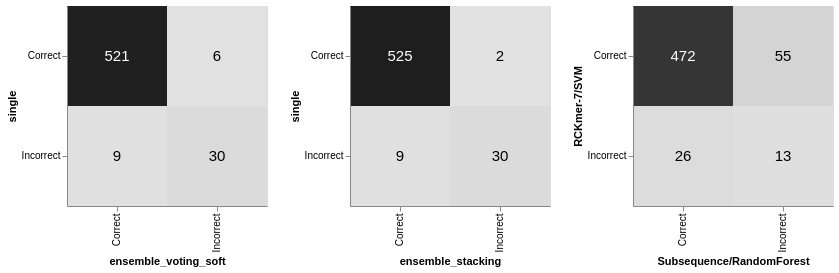

Notebook code for this chart:
### Code cell
alt.hconcat(*cm_mcnemar)#.save("figures/confusion_matrix_mcnemar.pdf")

### Figure 1 — Vega-Lite specification as saved in the notebook (floating-point values rounded to 4 significant figures)
{"config": {"view": {"continuousWidth": 300, "continuousHeight": 300}}, "hconcat": [{"layer": [{"mark": {"type": "rect"}, "encoding": {"color": {"field": "Count", "legend": null, "scale": {"scheme": "greys"}, "type": "quantitative"}, "x": {"field": "ensemble_voting_soft", "sort": ["Correct", "Incorrect"], "title": "ensemble_voting_soft", "type": "nominal"}, "y": {"field": "single", "sort": ["Correct", "Incorrect"], "title": "single", "type": "nominal"}}}, {"mark": {"type": "text", "size": 15}, "encoding": {"color": {"condition": {"test": "(datum.Count > 100)", "value": "white"}, "value": "black"}, "text": {"field": "Count", "type": "quantitative"}, "x": {"field": "ensemble_voting_soft", "sort": ["Correct", "Incorrect"], "title": "ensemble_voting_soft", "type": "nominal"}, "y": {"field": "single", "sort": ["Correct", "Incorrect"], "title": "single", "type": "nominal"}}}], "data": {"name": "data-faec340e38e4d7e8d6df84b2becea1bf"}, "height": 200, "width": 200}, {"layer": [{"mark": {"type": "rect"}, "encoding": {"color": {"field": "Count", "legend": null, "scale": {"scheme": "greys"}, "type": "quantitative"}, "x": {"field": "ensemble_stacking", "sort": ["Correct", "Incorrect"], "title": "ensemble_stacking", "type": "nominal"}, "y": {"field": "single", "sort": ["Correct", "Incorrect"], "title": "single", "type": "nominal"}}}, {"mark": {"type": "text", "size": 15}, "encoding": {"color": {"condition": {"test": "(datum.Count > 100)", "value": "white"}, "value": "black"}, "text": {"field": "Count", "type": "quantitative"}, "x": {"field": "ensemble_stacking", "sort": ["Correct", "Incorrect"], "title": "ensemble_stacking", "type": "nominal"}, "y": {"field": "single", "sort": ["Correct", "Incorrect"], "title": "single", "type": "nominal"}}}], "data": {"name": "data-bc9c6aa79cebc386a60f8d06d8af7ea7"}, "height": 200, "width": 200}, {"layer": [{"mark": {"type": "rect"}, "encoding": {"color": {"field": "Count", "legend": null, "scale": {"scheme": "greys"}, "type": "quantitative"}, "x": {"field": "Subsequence/RandomForest", "sort": ["Correct", "Incorrect"], "title": "Subsequence/RandomForest", "type": "nominal"}, "y": {"field": "RCKmer-7/SVM", "sort": ["Correct", "Incorrect"], "title": "RCKmer-7/SVM", "type": "nominal"}}}, {"mark": {"type": "text", "size": 15}, "encoding": {"color": {"condition": {"test": "(datum.Count > 100)", "value": "white"}, "value": "black"}, "text": {"field": "Count", "type": "quantitative"}, "x": {"field": "Subsequence/RandomForest", "sort": ["Correct", "Incorrect"], "title": "Subsequence/RandomForest", "type": "nominal"}, "y": {"field": "RCKmer-7/SVM", "sort": ["Correct", "Incorrect"], "title": "RCKmer-7/SVM", "type": "nominal"}}}], "data": {"name": "data-0e351ba90693834711c04467d111c6ff"}, "height": 200, "width": 200}], "$schema": "https://vega.github.io/schema/vega-lite/v5.17.0.json", "datasets": {"data-faec340e38e4d7e8d6df84b2becea1bf": [{"single": "Correct", "ensemble_voting_soft": "Correct", "Count": 521}, {"single": "Incorrect", "ensemble_voting_soft": "Correct", "Count": 9}, {"single": "Correct", "ensemble_voting_soft": "Incorrect", "Count": 6}, {"single": "Incorrect", "ensemble_voting_soft": "Incorrect", "Count": 30}], "data-bc9c6aa79cebc386a60f8d06d8af7ea7": [{"single": "Correct", "ensemble_stacking": "Correct", "Count": 525}, {"single": "Incorrect", "ensemble_stacking": "Correct", "Count": 9}, {"single": "Correct", "ensemble_stacking": "Incorrect", "Count": 2}, {"single": "Incorrect", "ensemble_stacking": "Incorrect", "Count": 30}], "data-0e351ba90693834711c04467d111c6ff": [{"RCKmer-7/SVM": "Correct", "Subsequence/RandomForest": "Correct", "Count": 472}, {"RCKmer-7/SVM": "Incorrect", "Subsequence/RandomForest": "Correct", "Count": 26}, {"RCKmer-7/SVM": "Correct", "Subsequence/RandomForest": "Incorrect", "Count": 55}, {"RCKmer-7/SVM": "Incorrect", "Subsequence/RandomForest": "Incorrect", "Count": 13}]}}
